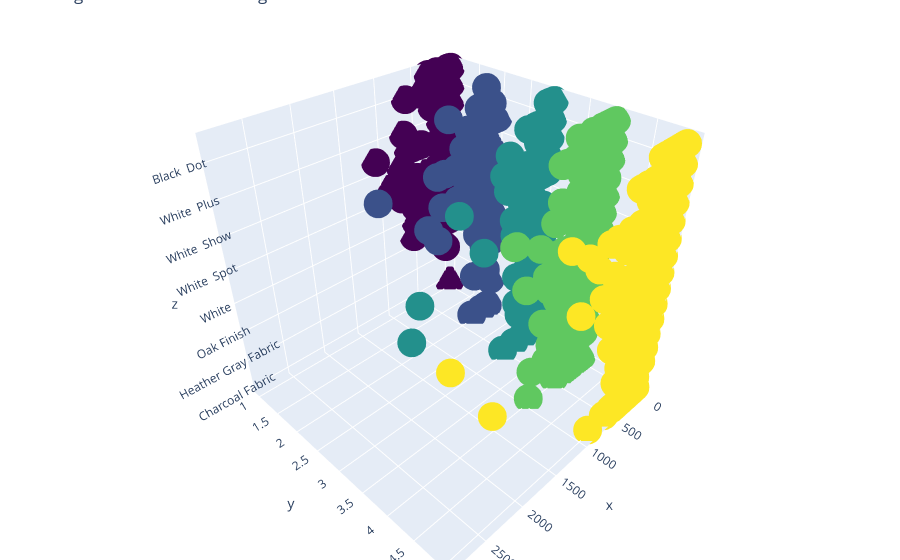

The notebook cell this image was saved under:
### Markdown cell above
### Ratings vs Length vs Variation

### Code cell
trace = go.Scatter3d(
    x = data['length'],
    y = data['rating'],
    z = data['variation'],
    name = 'Amazon Alexa',
    mode='markers',
    marker=dict(
        size=10,
        color = data['rating'],
        colorscale = 'Viridis',
    )
)
df = [trace]

layout = go.Layout(
    title = 'Length vs Variation vs Ratings',
    margin=dict(
        l=0,
        r=0,
        b=0,
        t=0  
    )
    
)
fig = go.Figure(data = df, layout = 
                layout)
iplot(fig)

### Figure 1 — Plotly figure (JSON) as saved in the notebook; plotly's stock layout.template omitted (floating-point values rounded to 4 significant figures; data arrays with more than 128 entries replaced by an {"elided": "..."} marker saying what was removed)
{"data": [{"marker": {"color": {"elided": "3150 int values"}, "colorscale": [[0.0, "#440154"], [0.1111, "#482878"], [0.2222, "#3e4989"], [0.3333, "#31688e"], [0.4444, "#26828e"], [0.5556, "#1f9e89"], [0.6667, "#35b779"], [0.7778, "#6ece58"], [0.8889, "#b5de2b"], [1.0, "#fde725"]], "size": 10}, "mode": "markers", "name": "Amazon Alexa", "type": "scatter3d", "x": {"elided": "3150 int values"}, "y": {"elided": "3150 int values"}, "z": {"elided": "3150 str values"}}], "layout": {"margin": {"b": 0, "l": 0, "r": 0, "t": 0}, "title": {"text": "Length vs Variation vs Ratings"}}}
